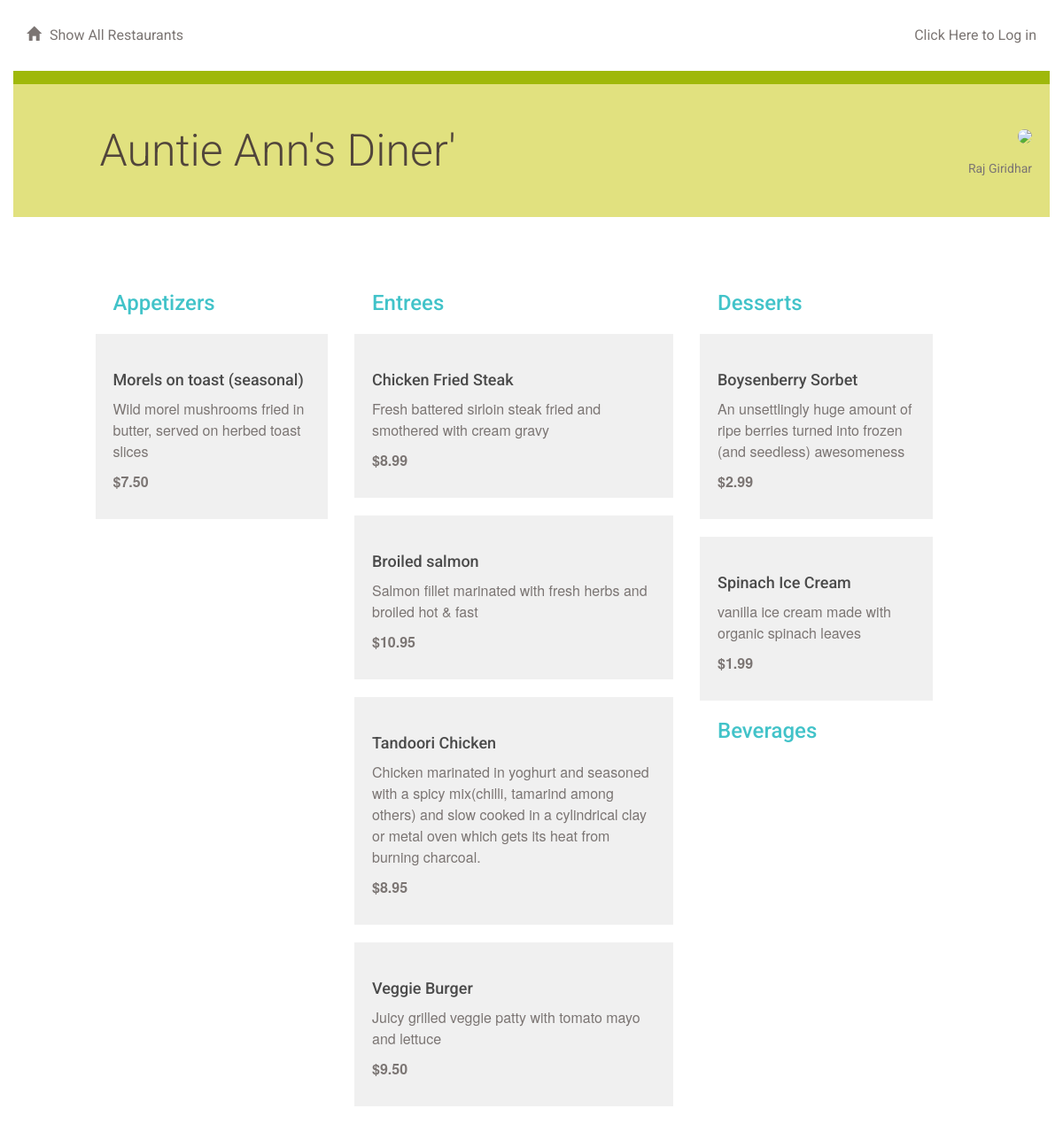
Screenshot of /restaurant/7/menu/ with the database file from the repository.
### database_setup.py (models this page shows, shortened)
class Restaurant(Base):
    __tablename__ = 'restaurant'
    id = Column(Integer, primary_key=True)
    name = Column(String(250), nullable=False)
    user_id = Column(Integer, ForeignKey('user.id'))
    user = relationship(User)

class User(Base):
    __tablename__ = 'user'
    id = Column(Integer, primary_key=True)
    name = Column(String(250), nullable=False)
    email = Column(String(250), nullable=False)
    picture = Column(String(250))

class MenuItem(Base):
    __tablename__ = 'menu_item'
    name = Column(String(80), nullable=False)
    id = Column(Integer, primary_key=True)
    description = Column(String(250))
    price = Column(String(8))
    course = Column(String(250))
    restaurant_id = Column(Integer, ForeignKey('restaurant.id'))
    restaurant = relationship(Restaurant)
    user_id = Column(Integer, ForeignKey('user.id'))
    user = relationship(User)

### application.py (the view)
@app.route('/restaurant/<int:restaurant_id>/')
@app.route('/restaurant/<int:restaurant_id>/menu/')
def showMenu(restaurant_id):
    session = DBSession()
    restaurant = session.query(Restaurant).filter_by(id=restaurant_id).one()
    creator = getUserInfo(restaurant.user_id)
    items = session.query(MenuItem).filter_by(
        restaurant_id=restaurant_id).all()
    if 'username' not in login_session or creator.id != login_session['user_id']:  # noqa
        return render_template('publicmenu.html', items=items, restaurant=restaurant, creator=creator)  # noqa
    else:
        return render_template('menu.html', items=items, restaurant=restaurant, creator=creator)  # noqa

### application.py (called while the page is built)
def getUserInfo(user_id):
    session = DBSession()
    user = session.query(User).filter_by(id=user_id).one()
    return user

### templates/publicmenu.html (shortened to what this page needs)
{% extends "main.html" %}
{% block content %}
{% include "header.html" %}
	<div class="row divider green">
		<div class="col-md-12"></div>
	</div>
	<div class="row banner menu">
		<div class="col-md-11 col-md-offset-1 padding-none">
			<h1>{{ restaurant.name }}
			<figure class="creator">
				<img src="{{ creator.picture}}">
				<figcaption>{{ creator.name }}</figcaption>
			</figure>
			</h1>
		</div>
	</div>
	<div class="row padding-top padding-bottom">
		<div class="col-md-1"></div>
		<div class="col-md-11 padding-none">
		</div>
		<div class="col-md-7"></div>
	</div>
	<div class="row">
		<div class="col-md-12">
		</div>
	</div>
	{% if items !=[] %}
		<div class="row">
			<div class="col-md-1"></div>
			<div class="col-md-3">
				<h2>Appetizers</h2>
					{% for i in items %}
						{% if i.course == 'Appetizer' %}
							<div class="menu-item">
								<h3>{{i.name}}</h3>
								<p>{{i.description}}</p>
								<p class="menu-price">{{i.price}}</p>
							</div>
						{% endif %}
					{% endfor %}
			</div>
			<div class="col-md-4">
				<h2>Entrees</h2>
					{% for i in items %}
						{% if i.course == 'Entree' %}
						<div class="menu-item">
							<h3>{{i.name}}</h3>
							<p>{{i.description}}</p>
							<p class="menu-price">{{i.price}}</p>
						</div>
						{% endif %}
					{% endfor %}
			</div>
			<div class="col-md-3">
				<h2>Desserts</h2>
					{% for i in items %}
						{% if i.course == 'Dessert' %}
						<div class="menu-item">
							<h3>{{i.name}}</h3>
							<p>{{i.description}}</p>
							<p class="menu-price">{{i.price}}</p>
						</div>
						{% endif %}
					{% endfor %}
				<h2>Beverages</h2>
			</div>
			<div class="col-md-1"></div>
		</div>
	{% endif %}
{% endblock %}

### static/styles.css (style rules this page uses)
* { font-family: "Helvetica Neue Bold", Roboto, Helvetica, Arial, sans-serif; font-weight: 700; }
h1 { font-family: "Helvetica Neue Light", Roboto, Helvetica, Arial, sans-serif; font-size: 50px; color: #51453B; line-height: 60px; font-weight: 300; }
h2 { font-size: 24px; color: #42C3C9; line-height: 29px; }
h3 { font-size: 18px; color: #4A4A4A; line-height: 23px; }
p { font-family: "Helvetica Neue", Roboto, Helvetica, Arial, sans-serif; font-size: 16px; color: #7B7573; line-height: 24px; font-weight: 400; }
.padding-top { padding-top: 30px; }
.padding-bottom { padding-bottom: 30px; }
.padding-none { padding: 0; }
.divider { height: 15px; }
.divider.green { background-color: #9FB80A; }
.banner.menu { height: 150px; background-color: #E1E17F; }
.banner h1 { margin: 45px 0; }
.menu-item { background: #F0F0F0; padding: 20px; margin: 20px; margin-left: -20px; }
.menu-price { font-weight: 700; }
.creator { padding-right: 20px; margin-top: -20px; text-align: right; float:right; }
.creator img { width: 100px; border-radius: 50%; }
.creator figcaption { font-size: 14px; color: #7B7573; font-weight: 400; margin-top: -20px; }

### rows the page displays
Restaurant: name "Auntie Ann's Diner'"
User: name "Raj Giridhar"
MenuItem: name "Morels on toast (seasonal)", description "Wild morel mushrooms fried in butter, served on herbed toast slices", price "$7.50"
MenuItem: name "Chicken Fried Steak", description "Fresh battered sirloin steak fried and smothered with cream gravy", price "$8.99"
MenuItem: name "Broiled salmon", description "Salmon fillet marinated with fresh herbs and broiled hot & fast", price "$10.95"
MenuItem: name "Tandoori Chicken", description "Chicken marinated in yoghurt and seasoned with a spicy mix(chilli, tamarind among others) and slow cooked in a cylindrical clay or metal oven which gets its heat from burning charcoal.", price "$8.95"
MenuItem: name "Veggie Burger", description "Juicy grilled veggie patty with tomato mayo and lettuce", price "$9.50"
MenuItem: name "Boysenberry Sorbet", description "An unsettlingly huge amount of ripe berries turned into frozen (and seedless) awesomeness", price "$2.99"
MenuItem: name "Spinach Ice Cream", description "vanilla ice cream made with organic spinach leaves", price "$1.99"
